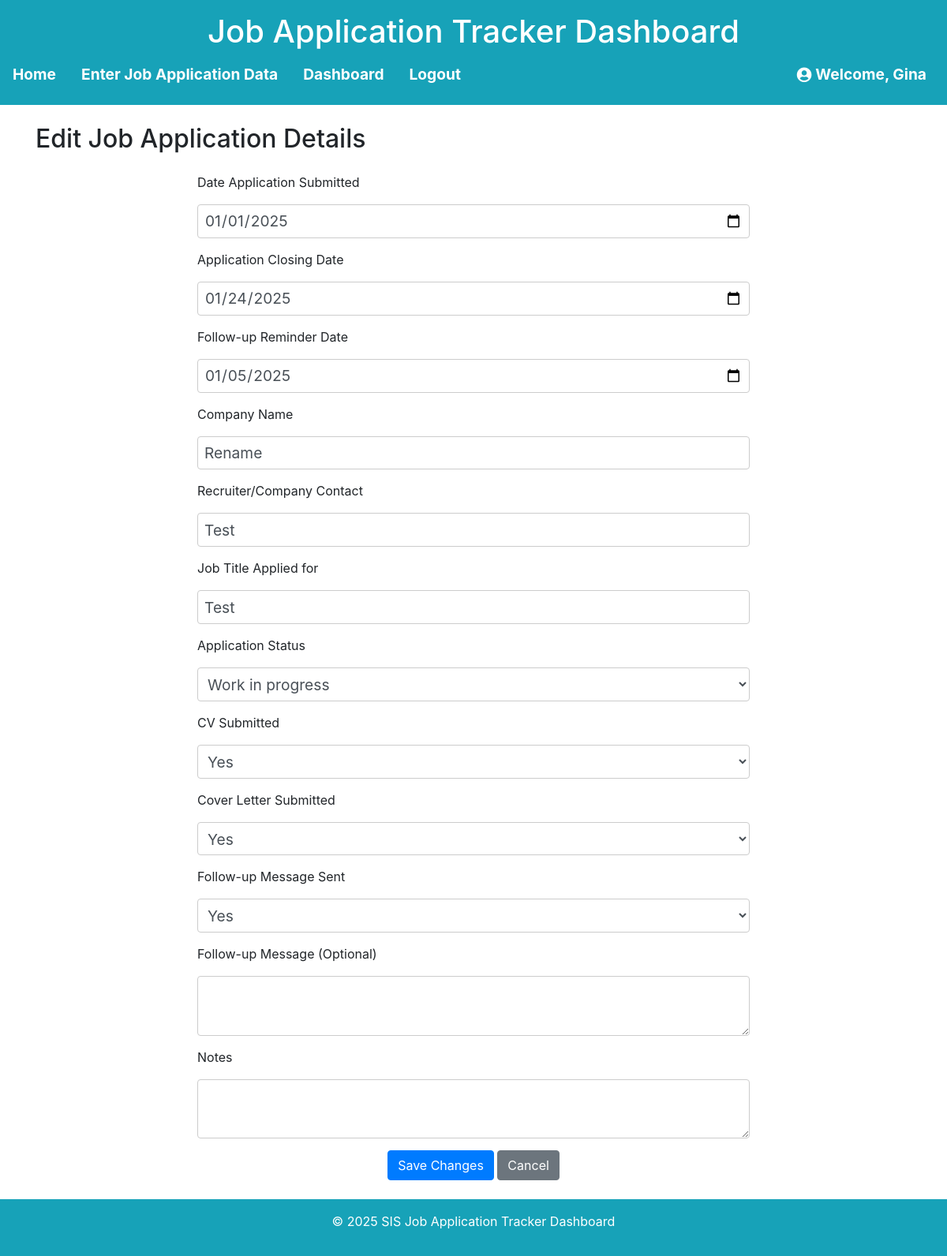
/application/3/edit (signed in), run on an earlier commit of the app's database.
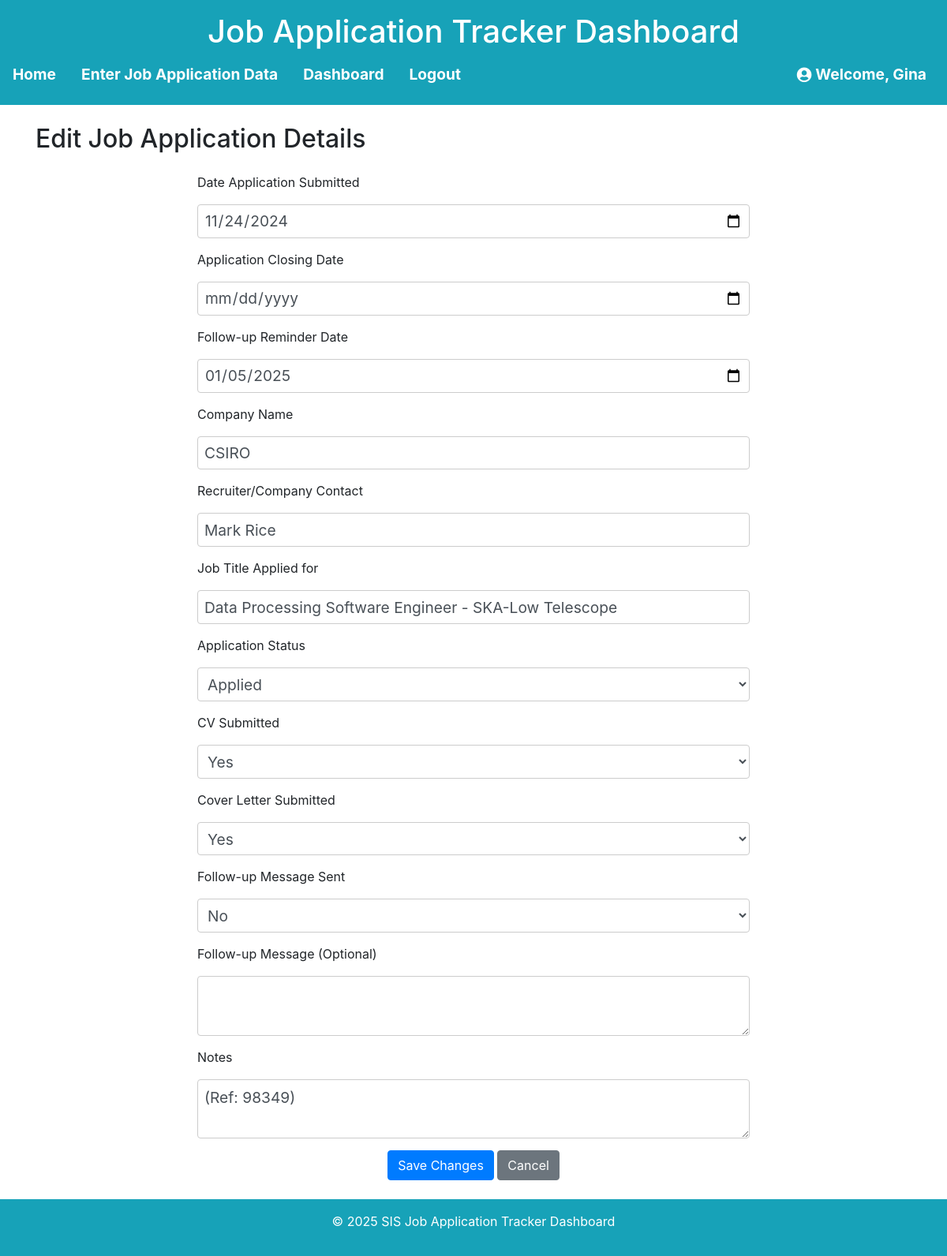
And on a later commit of the database.
### models.py (models this page shows)
class JobApplication(db.Model):
    id = db.Column(db.Integer, primary_key=True)
    date_submitted = db.Column(db.Date, nullable=True)
    due_date = db.Column(db.Date, nullable=True)
    follow_up_date = db.Column(db.Date, nullable=True)
    company = db.Column(db.String(120), nullable=False)
    contact = db.Column(db.String(120), nullable=True)
    position_title = db.Column(db.String(120), nullable=False)
    status = db.Column(db.String(50), nullable=False)
    cv_submitted = db.Column(db.String(10), nullable=False)
    cover_letter_submitted = db.Column(db.String(10), nullable=False)
    follow_up_sent = db.Column(db.String(10), nullable=False)
    follow_up_message = db.Column(db.Text, nullable=True)
    notes = db.Column(db.Text, nullable=True)
    user_id = db.Column(db.Integer, db.ForeignKey('user.id'), nullable=False)
    user = db.relationship('User', backref=db.backref('job_applications', lazy=True))
    def __repr__(self):
        return f"<JobApplication {self.id} - {self.company}>"

### app.py (the view, shortened to what this page needs)
@app.route('/application/<int:application_id>/edit', methods=['GET', 'POST'])
@login_required
def edit_application(application_id):
    application = JobApplication.query.get_or_404(application_id)
    print(f"Editing application: {application}")
    if application.user_id != current_user.id:
        flash("You are not authorised to edit this application.", "danger")
        return redirect(url_for('dashboard'))
    form = JobApplicationForm(obj=application)
    return render_template('edit_application.html', form=form, application=application)

### app.py (called while the page is built)
@login_manager.user_loader
def load_user(user_id):
    return db.session.get(User, int(user_id))

### templates/edit_application.html (shortened to what this page needs)
{% extends "base.html" %}
{% block content %}
<h2 class="mb-4">Edit Job Application Details</h2>
<form method="POST" action="{{ url_for('edit_application', application_id=application.id) }}" class="mx-auto" style="max-width: 700px;">
    <div class="form-group">
        <label for="date_submitted">{{ form.date_submitted.label }}</label>
        {{ form.date_submitted(class="form-control", id="date_submitted") }}
    </div>
    <div class="form-group">
        <label for="due_date">{{ form.due_date.label }}</label>
        {{ form.due_date(class="form-control", id="due_date") }}
    </div>
    <div class="form-group">
        <label for="follow_up_date">{{ form.follow_up_date.label }}</label>
        {{ form.follow_up_date(class="form-control", id="follow_up_date") }}
    </div>
    <div class="form-group">
        <label for="company">{{ form.company.label }}</label>
        {{ form.company(class="form-control", id="company") }}
    </div>
    <div class="form-group">
        <label for="contact">{{ form.contact.label }}</label>
        {{ form.contact(class="form-control", id="contact") }}
    </div>
    <div class="form-group">
        <label for="position_title">{{ form.position_title.label }}</label>
        {{ form.position_title(class="form-control", id="position_title") }}
    </div>
    <div class="form-group">
        <label for="status">{{ form.status.label }}</label>
        {{ form.status(class="form-control", id="status") }}
    </div>
    <div class="form-group">
        <label for="cv_submitted">{{ form.cv_submitted.label }}</label>
        {{ form.cv_submitted(class="form-control", id="cv_submitted") }}
    </div>
    <div class="form-group">
        <label for="cover_letter_submitted">{{ form.cover_letter_submitted.label }}</label>
        {{ form.cover_letter_submitted(class="form-control", id="cover_letter_submitted") }}
    </div>
    <div class="form-group">
        <label for="follow_up_sent">{{ form.follow_up_sent.label }}</label>
        {{ form.follow_up_sent(class="form-control", id="follow_up_sent") }}
    </div>
    <div class="form-group">
        <label for="follow_up_message">{{ form.follow_up_message.label }}</label>
        {{ form.follow_up_message(class="form-control", id="follow_up_message") }}
    </div>
    <div class="form-group">
        <label for="notes">{{ form.notes.label }}</label>
        {{ form.notes(class="form-control", id="notes") }}
    </div>
    <div class="form-group text-center">
        <button type="submit" class="btn btn-primary">Save Changes</button>
        <a href="{{ url_for('dashboard') }}" class="btn btn-secondary">Cancel</a>
    </div>
</form>
{% endblock %}

What changed in the data, as far as the page shows it:
changed JobApplication "Yes": date_submitted "01/01/2025" → "11/24/2024"; due_date "01/24/2025" → (not shown); company "Rename" → "CSIRO"; contact "Test" → "Mark Rice"; position_title "Test" → "Data Processing Software Engineer - SKA-Low Telescope"; status "Work in progress" → "Applied"; follow_up_sent "Yes" → "No"; notes (not shown) → "(Ref: 98349)"
